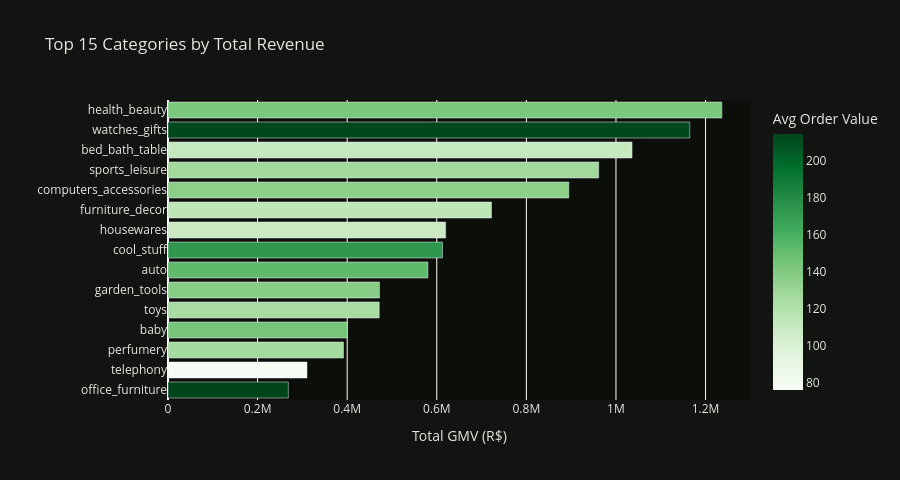

Notebook code for this chart:
### Markdown cell above
### 1b. Revenue by Product Category

### Code cell
cat_revenue = (
    revenue_df
    .groupby('category_english')['order_value']
    .agg(['sum', 'count', 'mean'])
    .reset_index()
    .rename(columns={'sum': 'total_gmv', 'count': 'n_orders', 'mean': 'avg_order_value'})
    .sort_values('total_gmv', ascending=False)
    .head(15)
)

fig = px.bar(
    cat_revenue, x='total_gmv', y='category_english',
    orientation='h',
    color='avg_order_value',
    color_continuous_scale='Greens',
    labels={'total_gmv': 'Total GMV (R$)', 'category_english': '',
            'avg_order_value': 'Avg Order Value'},
    title='Top 15 Categories by Total Revenue'
)
fig.update_layout(
    height=480, yaxis={'categoryorder': 'total ascending'},
    plot_bgcolor='#0c0e0a', paper_bgcolor='#111410',
    font=dict(color='#e4e8e0')
)
fig.show()

print('Top 5 categories by GMV:')
print(cat_revenue[['category_english','total_gmv','n_orders','avg_order_value']].head(5).to_string(index=False))

### Figure 1 — Plotly figure (JSON) as saved in the notebook; plotly's stock layout.template omitted (floating-point values rounded to 4 significant figures)
{"data": [{"hovertemplate": "Total GMV (R$)=%{x}<br>=%{y}<br>Avg Order Value=%{marker.color}<extra></extra>", "legendgroup": "", "marker": {"color": [142.8, 212.5, 111.6, 127.5, 136.6, 115.2, 108.6, 173.2, 152.4, 137.9, 124.5, 144.4, 126.9, 76.05, 214.7], "coloraxis": "coloraxis", "pattern": {"shape": ""}}, "name": "", "orientation": "h", "showlegend": false, "textposition": "auto", "type": "bar", "x": [1236000.0, 1165000.0, 1036000.0, 961400.0, 894700.0, 722100.0, 619800.0, 612900.0, 580300.0, 472100.0, 471500.0, 400200.0, 391700.0, 310300.0, 268600.0], "xaxis": "x", "y": ["health_beauty", "watches_gifts", "bed_bath_table", "sports_leisure", "computers_accessories", "furniture_decor", "housewares", "cool_stuff", "auto", "garden_tools", "toys", "baby", "perfumery", "telephony", "office_furniture"], "yaxis": "y"}], "layout": {"barmode": "relative", "coloraxis": {"colorbar": {"title": {"text": "Avg Order Value"}}, "colorscale": [[0, "rgb(247,252,245)"], [0.125, "rgb(229,245,224)"], [0.25, "rgb(199,233,192)"], [0.375, "rgb(161,217,155)"], [0.5, "rgb(116,196,118)"], [0.625, "rgb(65,171,93)"], [0.75, "rgb(35,139,69)"], [0.875, "rgb(0,109,44)"], [1, "rgb(0,68,27)"]]}, "font": {"color": "#e4e8e0"}, "height": 480, "legend": {"tracegroupgap": 0}, "paper_bgcolor": "#111410", "plot_bgcolor": "#0c0e0a", "title": {"text": "Top 15 Categories by Total Revenue"}, "xaxis": {"anchor": "y", "domain": [0, 1], "title": {"text": "Total GMV (R$)"}}, "yaxis": {"anchor": "x", "categoryorder": "total ascending", "domain": [0, 1], "title": {"text": ""}}}}
